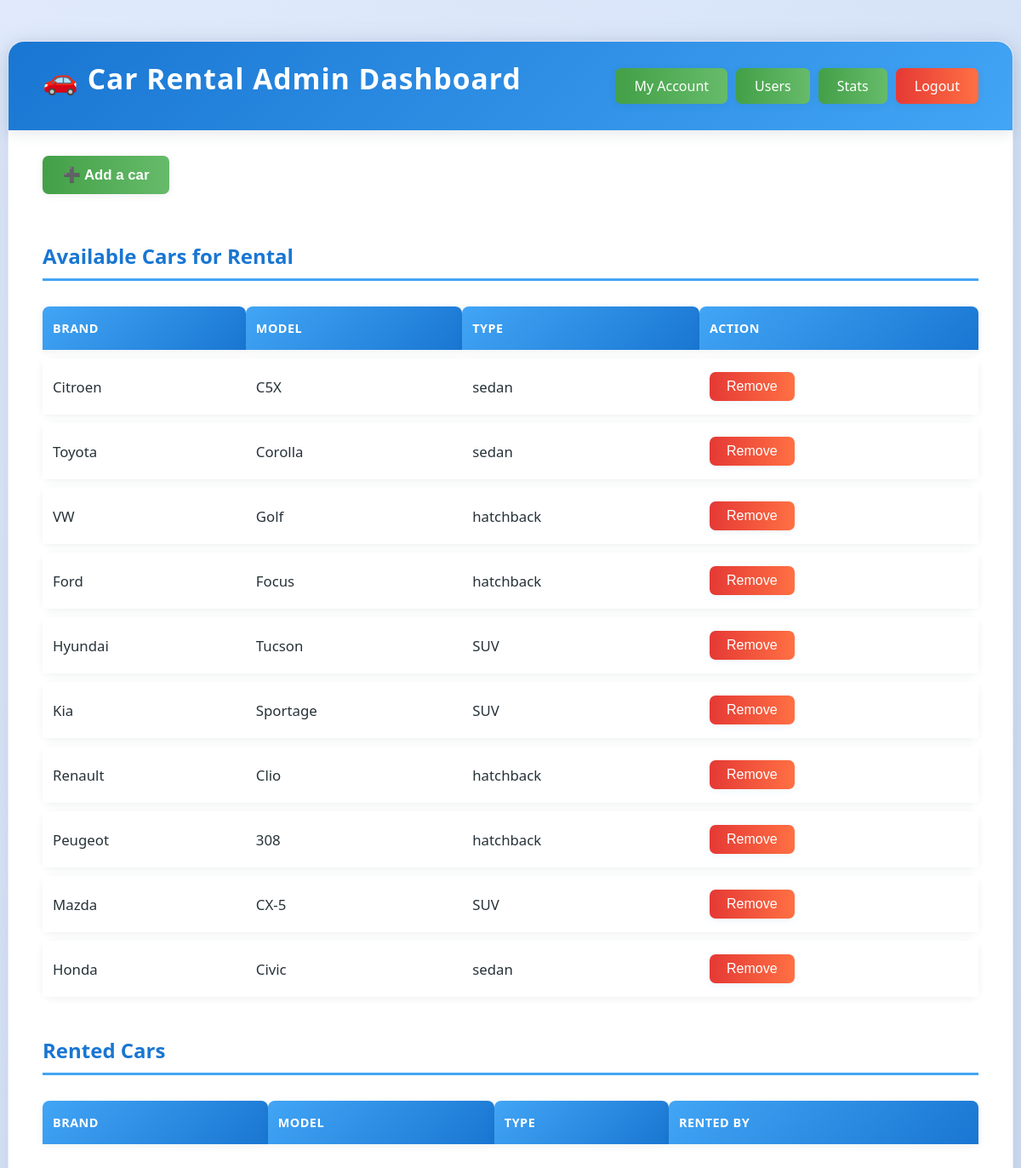
Page /admin_dashboard.php (signed in) on the committed database.
### tables this page shows
CREATE TABLE IF NOT EXISTS cars (
    id INT AUTO_INCREMENT PRIMARY KEY,
    manufacturer VARCHAR(50),
    brand VARCHAR(50),
    model VARCHAR(50),
    registration_plate VARCHAR(20),
    type VARCHAR(20),
    fuel_type VARCHAR(20),
    transmission VARCHAR(20),
    mileage INT,
    image VARCHAR(100),
    info TEXT,
    status ENUM('available', 'rented', 'removed') DEFAULT 'available',
    rented_by VARCHAR(100) DEFAULT NULL,
    rent_start DATETIME DEFAULT NULL,
    rent_end DATETIME DEFAULT NULL
);

### admin_dashboard.php (the view, shortened to what this page needs)
<?php
include 'php/db.php';
$available = $conn->query("SELECT * FROM cars WHERE status = 'available'");
?>
<!DOCTYPE html>
<html lang="en">
<head>
    <link rel="stylesheet" href="css/style.css">
</head>
<body>
    <div class="dashboard-container">
        <div class="dashboard-header">
            <h2>🚗 Car Rental Admin Dashboard</h2>
            <div class="dashboard-header-nav">
                <a href="account_details.php" class="account-btn">My Account</a>
                <a href="users_list.php" class="account-btn">Users</a>
                <a href="stats.php" class="account-btn">Stats</a>
                <a href="php/logout.php" class="logout-btn">Logout</a>
            </div>
        </div>
        <button id="add-car-btn">➕ Add a car</button>
        <h3>Available Cars for Rental</h3>
        <table class="car-table" id="available-cars">
            <thead>
                <tr>
                    <th>Brand</th><th>Model</th><th>Type</th><th>Action</th>
                </tr>
            </thead>
            <tbody>
                <?php while($car = $available->fetch_assoc()): ?>
                <tr class="car-row" data-car-id="<?php echo $car['id']; ?>">
                    <td><?php echo htmlspecialchars($car['brand']); ?></td>
                    <td><?php echo htmlspecialchars($car['model']); ?></td>
                    <td><?php echo htmlspecialchars($car['type']); ?></td>
                    <td><button class="remove-btn" data-car-id="<?php echo $car['id']; ?>">Remove</button></td>
                </tr>
                <?php endwhile; ?>
            </tbody>
        </table>
        <h3>Rented Cars</h3>
        <table class="car-table" id="rented-cars">
            <thead>
                <tr>
                    <th>Brand</th><th>Model</th><th>Type</th><th>Rented By</th>
                </tr>
            </thead>
        </table>
    </div>
</body>
</html>

### css/style.css (style rules this page uses)
:root { --primary-color: #1976d2; --primary-dark: #1565c0; --primary-light: #42a5f5; --secondary-color: #43a047; --secondary-dark: #2e7031; --danger-color: #e53935; --danger-dark: #b71c1c; --warning-color: #fbc02d; --success-color: #28a745; --text-primary: #263238; --text-secondary: #666; --bg-light: #f7fafd; --bg-white: #ffffff; --border-color: #e3eafc; --shadow-sm: 0 2px 8px rgba(44, 62, 80, 0.08); --shadow-md: 0 4px 16px rgba(44, 62, 80, 0.12); --shadow-lg: 0 8px 32px rgba(44, 62, 80, 0.15); }
body { background: linear-gradient(120deg, #e0eafc 0%, #cfdef3 100%); font-family: 'Segoe UI', 'Roboto', Arial, sans-serif; margin: 0; padding: 0; min-height: 100vh; color: var(--text-primary); }
.dashboard-header { background: linear-gradient(135deg, var(--primary-color) 0%, var(--primary-light) 100%); color: white; padding: 20px 40px; margin: -40px -40px 30px -40px; border-radius: 18px 18px 0 0; display: flex; justify-content: space-between; align-items: center; box-shadow: var(--shadow-md); }
.dashboard-header h2 { color: white; margin: 0; font-size: 1.8rem; font-weight: 600; letter-spacing: 0.5px; }
.dashboard-header-nav { display: flex; gap: 10px; align-items: center; }
.dashboard-container { max-width: 1100px; margin: 48px auto 48px auto; background: var(--bg-white); padding: 40px 40px 48px 40px; border-radius: 18px; box-shadow: var(--shadow-lg); border: 1px solid var(--border-color); }
.dashboard-container h2 { color: #fff; font-size: 2.1rem; margin-bottom: 18px; letter-spacing: 1px; font-weight: 700; }
.dashboard-container h3 { color: var(--primary-color); font-size: 1.5rem; margin-top: 32px; margin-bottom: 20px; font-weight: 600; padding-bottom: 10px; border-bottom: 3px solid var(--primary-light); }
.logout-btn { background: linear-gradient(90deg, var(--danger-color) 0%, #ff7043 100%); color: white; padding: 10px 22px; border: none; border-radius: 7px; text-decoration: none; font-size: 1rem; font-weight: 500; box-shadow: var(--shadow-sm); transition: all 0.3s ease; display: inline-block; }
#add-car-btn { background: linear-gradient(90deg, var(--secondary-color) 0%, #66bb6a 100%); color: white; padding: 12px 24px; border: none; border-radius: 7px; margin-bottom: 24px; cursor: pointer; font-size: 1.05rem; font-weight: 600; box-shadow: var(--shadow-sm); transition: all 0.3s ease; }
.car-table { width: 100%; border-collapse: separate; border-spacing: 0 10px; margin-bottom: 36px; background: transparent; }
.car-table th, .car-table td { border: none; padding: 16px 12px; text-align: left; font-size: 1.05rem; }
.car-table th { background: linear-gradient(135deg, var(--primary-light) 0%, var(--primary-color) 100%); color: white; font-weight: 700; border-radius: 8px 8px 0 0; letter-spacing: 0.5px; box-shadow: var(--shadow-sm); text-transform: uppercase; font-size: 0.9rem; }
.car-row { cursor: pointer; background: var(--bg-white); border-radius: 12px; box-shadow: var(--shadow-sm); transition: all 0.3s ease; border-left: 4px solid transparent; }
.rent-btn, .release-btn, .remove-btn { background: linear-gradient(90deg, #1976d2 0%, #42a5f5 100%); color: #fff; border: none; border-radius: 7px; padding: 8px 20px; cursor: pointer; font-size: 1rem; font-weight: 500; box-shadow: 0 2px 8px rgba(33, 150, 243, 0.08); transition: background 0.2s, box-shadow 0.2s; }
.remove-btn { background: linear-gradient(90deg, #e53935 0%, #ff7043 100%); }
a.account-btn, a.account-btn:link, a.account-btn:visited, a.account-btn:hover, a.account-btn:active, a.account-btn:focus { background: linear-gradient(90deg, var(--secondary-color) 0%, #66bb6a 100%) !important; color: white !important; padding: 10px 22px !important; border: none !important; border-radius: 7px !important; text-decoration: none !important; font-size: 1rem !important; font-weight: 500 !important; box-shadow: var(--shadow-sm) !important; transition: all 0.3s ease !important; display: inline-block !important; cursor: pointer !important; outline: none !important; }

### rows in the picture
cars: brand "Citroen", model "C5X", type "sedan"
cars: brand "Toyota", model "Corolla", type "sedan"
cars: brand "VW", model "Golf", type "hatchback"
cars: brand "Ford", model "Focus", type "hatchback"
cars: brand "Hyundai", model "Tucson", type "SUV"
cars: brand "Kia", model "Sportage", type "SUV"
cars: brand "Renault", model "Clio", type "hatchback"
cars: brand "Peugeot", model "308", type "hatchback"
cars: brand "Mazda", model "CX-5", type "SUV"
cars: brand "Honda", model "Civic", type "sedan"
